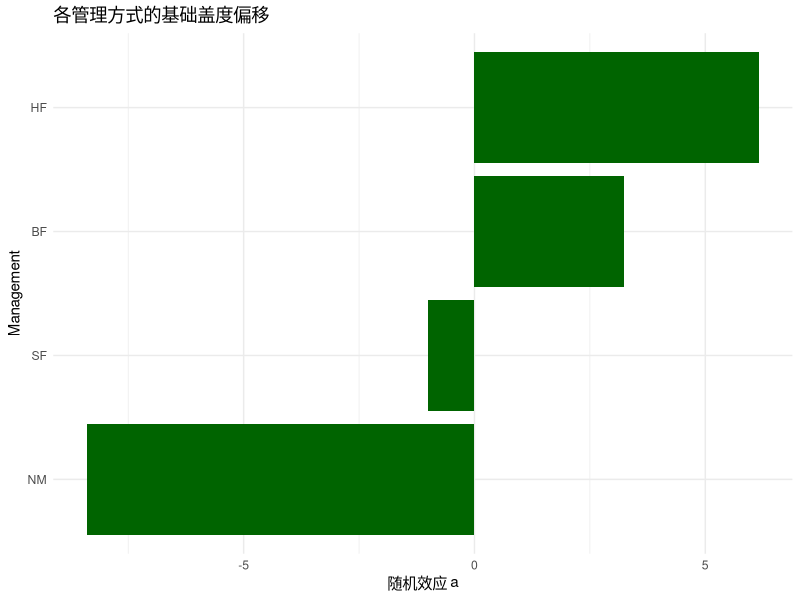
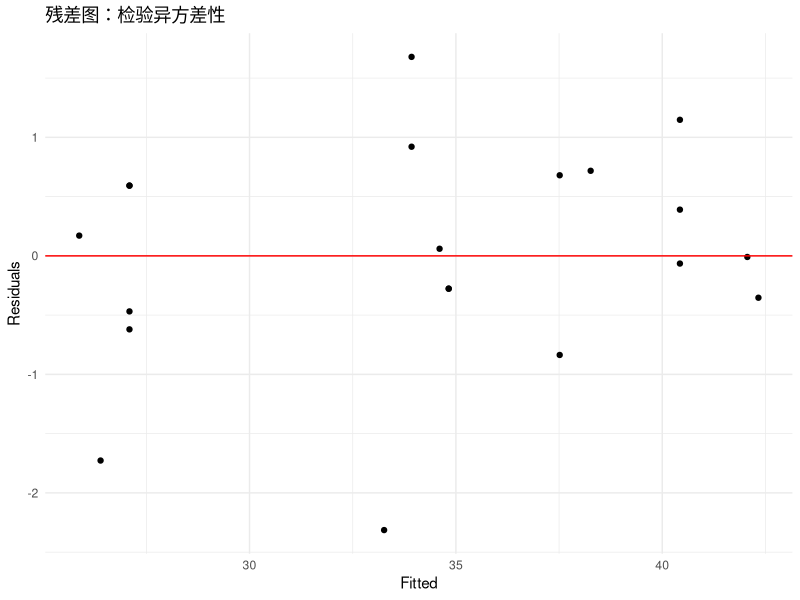

These figures' R source, in order:
# 加载必要的包
library(vegan)
library(nlme)
library(ggplot2)
library(dplyr)

# 加载数据
data(dune)
data(dune.env)

# 计算总盖度（每行代表一个样地）
dune.env$Abundance <- rowSums(dune)

# 合并数据：计算每个样地的总盖度
df <- data.frame(
  site = factor(1:nrow(dune)),
  abundance = rowSums(dune),               # 总盖度（响应变量）
  moisture = as.numeric(as.character(dune.env$Moisture)),  # 湿度（解释变量）
  management = dune.env$Management         # 管理方式（随机效应分组）
)


# 非线性混合效应模型
model <- nlme(abundance ~ a * moisture^b,
              data = df,
              fixed = a + b ~ 1,
              random = a ~ 1 | management,
              start = c(a = 36.2819, b = -0.061))  # 使用 nls 拟合结果作为起点


summary(model)


fitted_vals <- fitted(model)
observed_vals <- df$abundance

rss <- sum((observed_vals - fitted_vals)^2)
tss <- sum((observed_vals - mean(observed_vals))^2)

r_squared <- 1 - rss / tss
r_squared

# 随机效应标准差（管理方式对截距a的扰动）
stddev_a <- as.numeric(VarCorr(model)[1, "StdDev"])
fix_a <- fixef(model)["a"]

cv_percent <- 100 * stddev_a / fix_a
cv_percent

ranefs <- ranef(model)
ranefs$Management <- rownames(ranefs)

ggplot(ranefs, aes(x = reorder(Management, a), y = a)) +
  geom_bar(stat = "identity", fill = "darkgreen") +
  labs(title = "各管理方式的基础盖度偏移", x = "Management", y = "随机效应 a") +
  coord_flip() +
  theme_minimal()

resids <- residuals(model, type = "normalized")
ggplot(data.frame(fit = fitted_vals, res = resids),
       aes(x = fit, y = res)) +
  geom_point() +
  geom_hline(yintercept = 0, col = "red") +
  labs(title = "残差图：检验异方差性", x = "Fitted", y = "Residuals") +
  theme_minimal()

model_varPower <- update(model,
                         weights = varPower()
)

summary(model_varPower)
